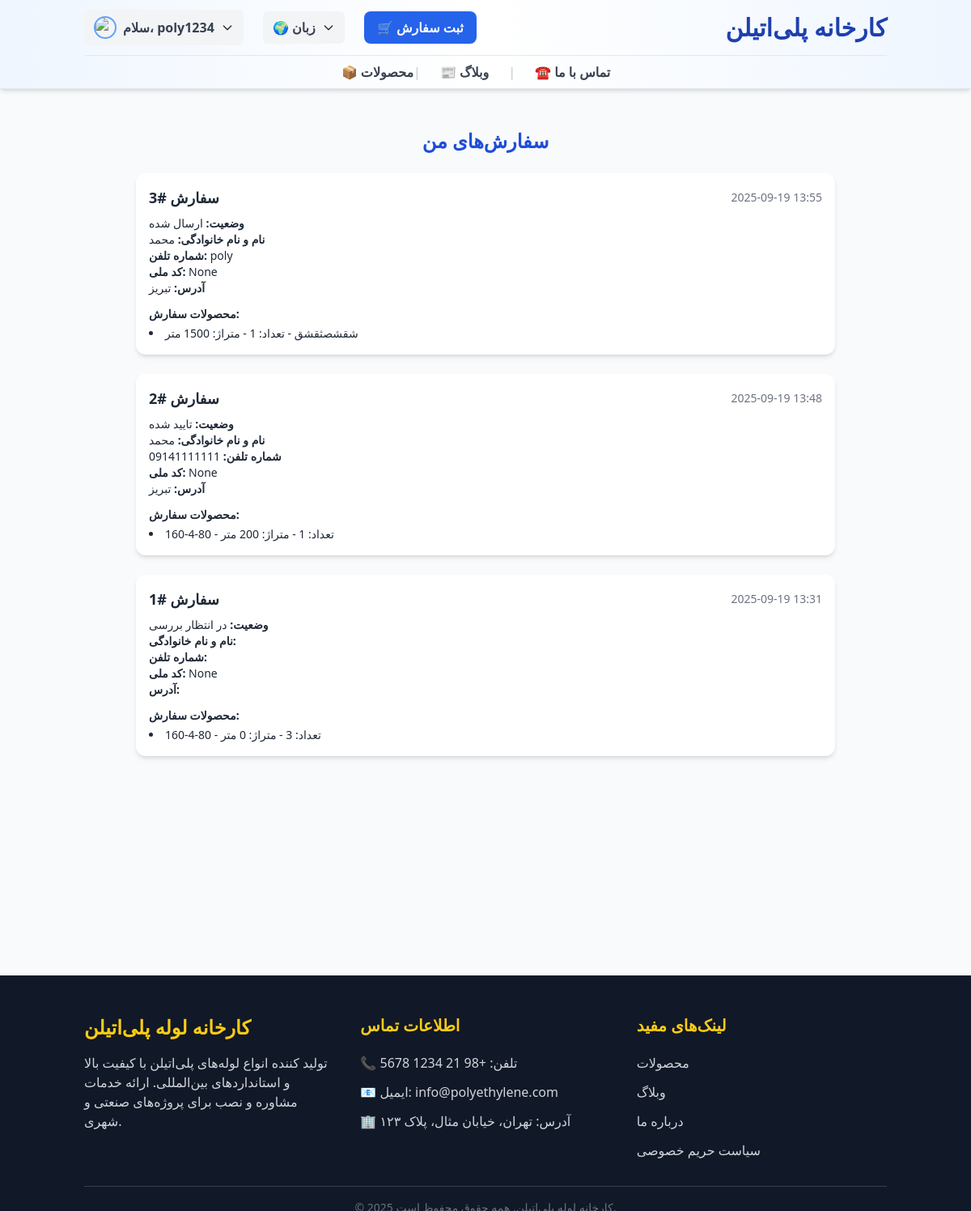
Page /orders/my-orders/ (signed in) on the committed database.
### accounts/models.py (models this page shows, shortened)
class CustomUser(AbstractBaseUser, PermissionsMixin):
    phone = models.CharField(max_length=11, unique=True, verbose_name="شماره تلفن")
    username = models.CharField(max_length=50, unique=True, verbose_name="نام کاربری")
    first_name = models.CharField(max_length=30, blank=True, null=True, verbose_name="نام")
    last_name = models.CharField(max_length=30, blank=True, null=True, verbose_name="نام خانوادگی")
    CITY_CHOICES = [
        ("تبریز", "تبریز"),
        ("مراغه", "مراغه"),
        ("مرند", "مرند"),
        ("اهر", "اهر"),
        ("بناب", "بناب"),
        ("میانه", "میانه"),
        ("شبستر", "شبستر"),
        ("هشترود", "هشترود"),
        ("سراب", "سراب"),
        ("آذرشهر", "آذرشهر"),
        ("اسکو", "اسکو"),
        ("بستان‌آباد", "بستان‌آباد"),
    ]
    city = models.CharField(max_length=30, choices=CITY_CHOICES, blank=True, null=True, verbose_name="شهر")
    is_active = models.BooleanField(default=True)
    is_staff = models.BooleanField(default=False)
    objects = CustomUserManager()
    USERNAME_FIELD = 'phone'
    REQUIRED_FIELDS = ['username']

### orders/models.py (models this page shows, shortened)
class Order(models.Model):
    STATUS_CHOICES = [
        ('pending', 'در انتظار بررسی'),
        ('confirmed', 'تایید شده'),
        ('shipped', 'ارسال شده'),
        ('completed', 'اتمام یافته'),
        ('canceled', 'لغو شده'),
    ]
    user = models.ForeignKey(
        settings.AUTH_USER_MODEL,
        on_delete=models.CASCADE,
        related_name="orders",
        verbose_name="کاربر"
    )
    full_name = models.CharField(max_length=200, verbose_name="نام و نام خانوادگی", default="")
    phone = models.CharField(max_length=11, verbose_name="شماره تلفن", default="")
    national_id = models.CharField(max_length=10, verbose_name="کد ملی", default="")
    address = models.TextField(blank=True, null=True, verbose_name="آدرس کامل", default="")
    national_code = models.CharField(max_length=10, blank=True, null=True)
    created_at = models.DateTimeField(auto_now_add=True, verbose_name="تاریخ ایجاد")
    updated_at = models.DateTimeField(auto_now=True, verbose_name="آخرین تغییر")
    status = models.CharField(
        max_length=20,
        choices=STATUS_CHOICES,
        default='pending',
        verbose_name="وضعیت سفارش"
    )

class OrderItem(models.Model):
    order = models.ForeignKey(
        Order,
        on_delete=models.CASCADE,
        related_name="items",
        verbose_name="سفارش"
    )
    product = models.ForeignKey(
        Product,
        on_delete=models.CASCADE,
        related_name="order_items",
        verbose_name="محصول"
    )
    quantity = models.PositiveIntegerField(default=1, verbose_name="تعداد")
    length = models.PositiveIntegerField(default=0, verbose_name="متراژ")

### shop/models.py (models this page shows, shortened)
class Product(models.Model):
    name = models.CharField(max_length=200, verbose_name="نام لوله")
    image = models.ImageField(upload_to="products/", verbose_name="تصویر محصول")
    description = models.TextField(blank=True, null=True, verbose_name="توضیحات کوتاه")

### orders/views.py (the view)
# urls.py: path('my-orders/', MyOrdersView.as_view(), name='my_orders'),
class MyOrdersView(LoginRequiredMixin, ListView):
    model = Order
    template_name = "orders/my_orders.html"
    context_object_name = "orders"
    def get_queryset(self):
        return Order.objects.filter(user=self.request.user).order_by("-created_at")

### orders/templates/orders/my_orders.html (shortened to what this page needs)
{% extends "base.html" %}
{% block content %}
<section class="container mx-auto my-12 px-4 max-w-4xl">
  <h2 class="text-2xl font-bold mb-6 text-blue-700 text-center">سفارش‌های من</h2>
  {% if orders %}
    <div class="grid gap-6">
      {% for order in orders %}
        <div class="bg-white shadow-md rounded-xl p-4">
          <div class="flex justify-between items-center mb-2">
            <h3 class="font-semibold text-lg">سفارش #{{ order.id }}</h3>
            <span class="text-sm text-gray-500">{{ order.created_at|date:"Y-m-d H:i" }}</span>
          </div>
          <p class="text-sm"><strong>وضعیت:</strong> {{ order.get_status_display }}</p>
          <p class="text-sm"><strong>نام و نام خانوادگی:</strong> {{ order.full_name }}</p>
          <p class="text-sm"><strong>شماره تلفن:</strong> {{ order.phone }}</p>
          <p class="text-sm"><strong>کد ملی:</strong> {{ order.national_code }}</p>
          <p class="text-sm"><strong>آدرس:</strong> {{ order.address }}</p>
          <div class="mt-3">
            <h4 class="font-semibold text-sm mb-1">محصولات سفارش:</h4>
            <ul class="list-disc list-inside text-sm">
              {% for item in order.items.all %}
                <li>{{ item.product.name }} - تعداد: {{ item.quantity }} - متراژ: {{ item.length }} متر</li>
              {% endfor %}
            </ul>
          </div>
        </div>
      {% endfor %}
    </div>
  {% else %}
    <p class="text-center text-gray-500 mt-6">هیچ سفارشی ثبت نشده است.</p>
  {% endif %}
</section>
{% endblock %}

### templates/inc/header.html (shortened to what this page needs)
<header
  class="bg-gradient-to-r from-blue-50 via-white to-blue-50 border-b border-gray-200 shadow-md sticky top-0 z-50 transition-all duration-300 ease-in-out"
  id="main-header"
>
  <div class="container mx-auto px-4">
    <div class="py-3 flex flex-row-reverse items-center justify-between">
      <a
        href="{% url 'home:main' %}"
        class="text-2xl md:text-3xl font-bold text-blue-800 hover:text-blue-600 transition-colors duration-300"
      >
        کارخانه پلی‌اتیلن
      </a>
      <div class="hidden md:flex items-center gap-6">
        <div class="relative">
          {% if user.is_authenticated %}
          <button
            id="userMenuButton"
            class="flex items-center gap-2 bg-gray-100 hover:bg-gray-200 px-3 py-2 rounded-md focus:outline-none transition"
          >
            <img
              src="/path/to/avatar.png"
              alt="Avatar"
              class="w-7 h-7 rounded-full border-2 border-blue-400"
            />
            <span class="text-gray-700 font-semibold"
              >سلام، {{ user.username }}</span
            >
            <svg
              class="w-4 h-4 transition-transform duration-200"
              id="dropdownArrow"
              fill="none"
              stroke="currentColor"
              viewBox="0 0 24 24"
            >
              <path
                stroke-linecap="round"
                stroke-linejoin="round"
                stroke-width="2"
                d="M19 9l-7 7-7-7"
              />
            </svg>
          </button>
          {% endif %}
        </div>
        <div class="relative">
          <button
            id="languageMenuButton"
            class="flex items-center gap-2 bg-gray-100 hover:bg-gray-200 px-3 py-2 rounded-md focus:outline-none transition"
          >
            <span class="text-gray-700 font-semibold">🌍 زبان</span>
            <svg
              class="w-4 h-4 transition-transform duration-200"
              id="languageDropdownArrow"
              fill="none"
              stroke="currentColor"
              viewBox="0 0 24 24"
            >
              <path
                stroke-linecap="round"
                stroke-linejoin="round"
                stroke-width="2"
                d="M19 9l-7 7-7-7"
              />
            </svg>
          </button>
        </div>
        <a
          href="#contact"
          class="bg-blue-600 hover:bg-blue-500 text-white px-4 py-2 rounded-lg font-semibold transition transform hover:scale-105 duration-200"
        >
          🛒 ثبت سفارش
        </a>
      </div>
    </div>
    <nav
      class="hidden md:flex items-center justify-center space-x-6 space-x-reverse text-gray-700 font-bold border-t border-gray-200 py-2"
    >
      <a
        href="{% url 'shop:product_list' %}"
        class="hover:text-blue-600 transition relative group flex items-center gap-1"
        >📦 محصولات
      </a>
      <span class="mx-2 text-gray-300">|</span>
      <a
        href="{% url 'blog:blog_list' %}"
        class="hover:text-blue-600 transition relative group flex items-center gap-1"
        >📰 وبلاگ
      </a>
      <span class="mx-2 text-gray-300">|</span>
      <a
        href="{% url 'home:about' %}"
        class="hover:text-blue-600 transition relative group flex items-center gap-1"
        >☎️ تماس با ما
      </a>
    </nav>
  </div>
</header>

### rows in the picture
CustomUser: username "poly1234"
Order: id "3", created_at "2025-09-19 13:55", status "ارسال شده", full_name "محمد", phone "poly", national_code "None", address "تبریز"
OrderItem: product.name "شقشصثقشق", quantity "1"
Order: id "2", created_at "2025-09-19 13:48", status "تایید شده", full_name "محمد", phone "09141111111", national_code "None", address "تبریز"
OrderItem: product.name "160-4-80", quantity "1"
Order: id "1", created_at "2025-09-19 13:31", status "در انتظار بررسی", national_code "None"
OrderItem: product.name "160-4-80", quantity "3"
